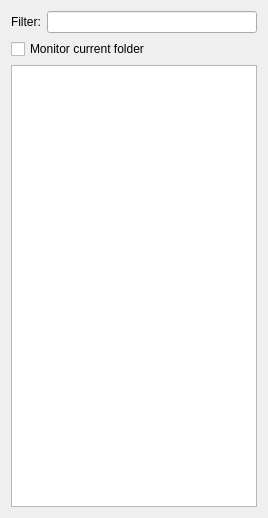
<?xml version="1.0" encoding="UTF-8"?>
<ui version="4.0">
 <class>FileBrowser</class>
 <widget class="QWidget" name="FileBrowser">
  <property name="geometry">
   <rect>
    <x>0</x>
    <y>0</y>
    <width>268</width>
    <height>518</height>
   </rect>
  </property>
  <property name="windowTitle">
   <string>Form</string>
  </property>
  <layout class="QVBoxLayout" name="verticalLayout">
   <item>
    <layout class="QHBoxLayout" name="horizontalLayout">
     <item>
      <widget class="QLabel" name="label">
       <property name="text">
        <string>Filter:</string>
       </property>
      </widget>
     </item>
     <item>
      <widget class="QLineEdit" name="le_filter"/>
     </item>
    </layout>
   </item>
   <item>
    <widget class="QCheckBox" name="chk_monitor">
     <property name="text">
      <string>Monitor current folder</string>
     </property>
    </widget>
   </item>
   <item>
    <widget class="QTreeView" name="tr_file_browser">
     <property name="minimumSize">
      <size>
       <width>0</width>
       <height>0</height>
      </size>
     </property>
    </widget>
   </item>
  </layout>
 </widget>
 <resources/>
 <connections/>
</ui>
